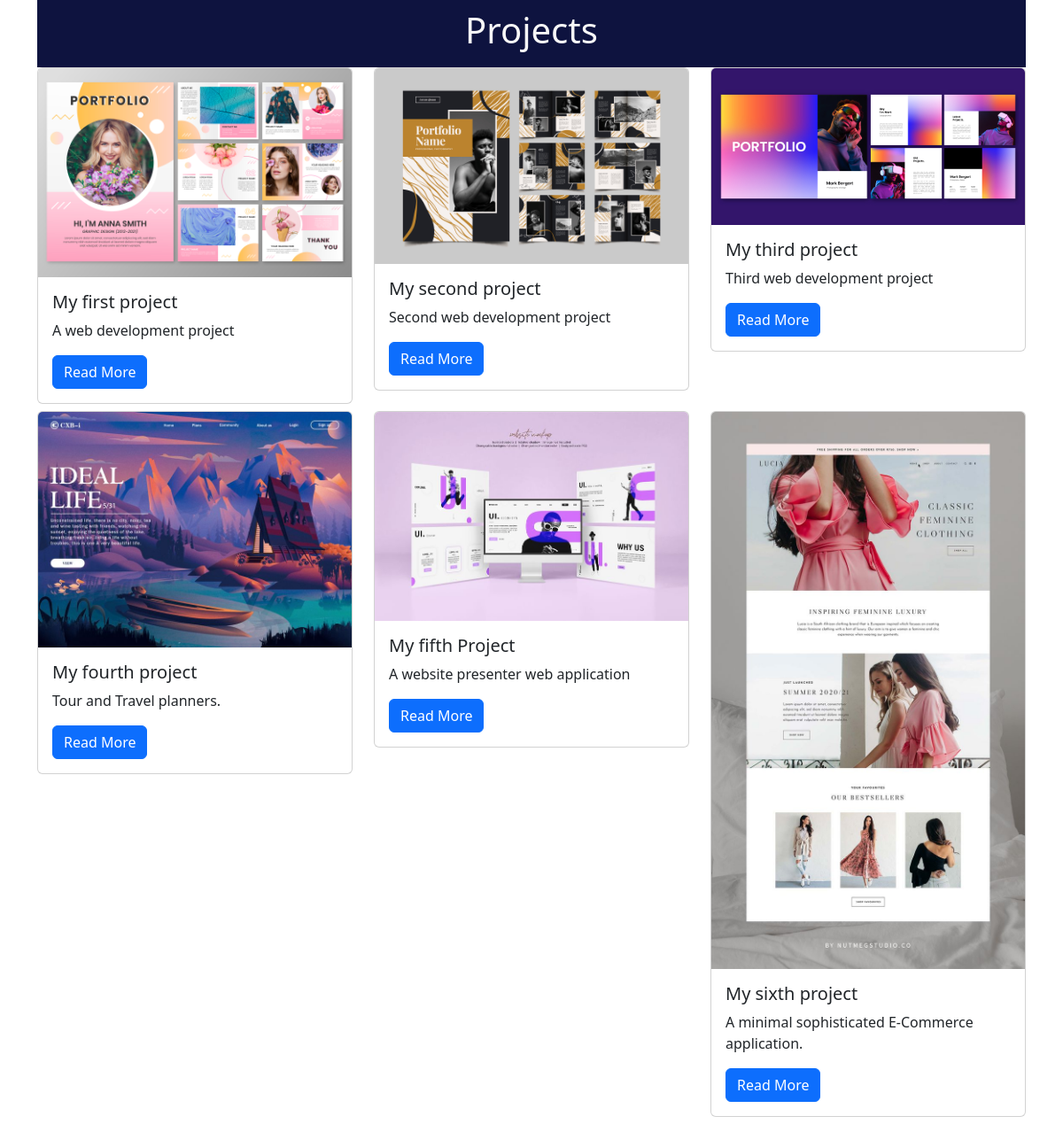
The page / on the database its author committed.
### portfolio_projects/models.py (models this page shows)
class project(models.Model):
    tittle = models.CharField(max_length=100)
    description = models.TextField()
    technology = models.CharField(max_length=20)
    image = models.FileField(upload_to= 'project_images/', blank=True)

### portfolio_projects/views.py (the view)
# urls.py: path('', views.project_index, name= 'project_index'),
def project_index(request):
    projects = project.objects.all()
    context = {
        'projects' : projects
        }
    return render(request, 'portfolio_projects/project_index.html', context)

### portfolio_projects/Templates/portfolio_projects/project_index.html
{% extends "base.html" %}
{% block page_content %}
<div class="row">
{% for project in projects %}
    <div class="col-md-4">
        <div class="card mb-2">
            {% if project.image %}
                <img class="card-img-top" src="{{ project.image.url }}">
            {% endif %}
            <div class="card-body">
                <h5 class="card-title">{{ project.tittle }}</h5>
                <p class="card-text">{{ project.description }}</p>
                <a href="{% url 'project_detail' project.pk %}"
                   class="btn btn-primary">
                    Read More
                </a>
            </div>
        </div>
    </div>
    {% endfor %}
</div>
{% endblock page_content %}

### Templates/base.html (shortened to what this page needs)
<!DOCTYPE html>
<html lang="en">
<head>
    <link
        href="https://cdn.jsdelivr.net/npm/bootstrap@5.3.1/dist/css/bootstrap.min.css"
        rel="stylesheet"
    >
</head>
<div class="header">
    <h1>
        Projects
    </h1>
</div>
<body class="container">
{% block page_content %}{% endblock page_content %}
</body>
</html>

### Templates/base.html (style rules this page uses)
.header { padding: 10px; text-align: center; background: #0e133f; color: rgb(248, 248, 248); font-size: 30px; }

### rows shown on the page
project: image (picture), tittle "My first project", description "A web development project"
project: image (picture), tittle "My second project", description "Second web development project"
project: image (picture), tittle "My third project", description "Third web development project"
project: image (picture), tittle "My fourth project", description "Tour and Travel planners."
project: image (picture), tittle "My fifth Project", description "A website presenter web application"
project: image (picture), tittle "My sixth project", description "A minimal sophisticated E-Commerce application."
